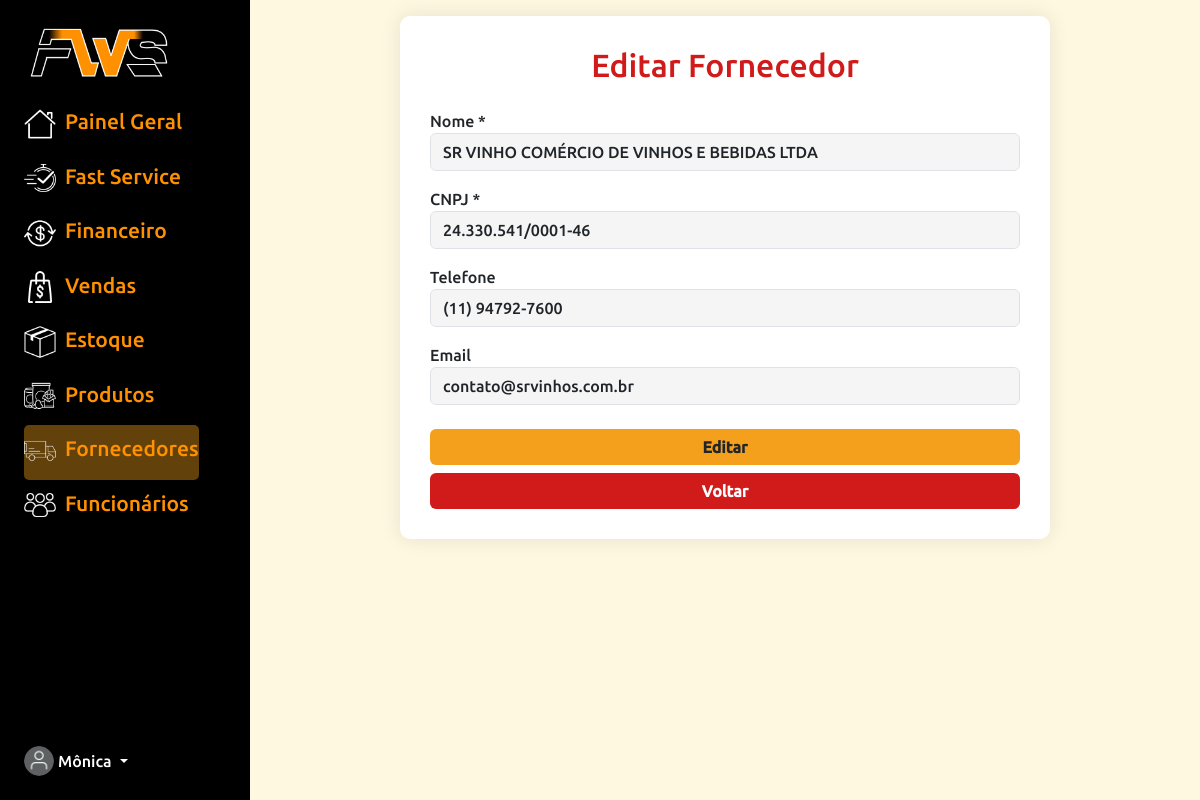
The page /FWS_ADM/fornecedores/HTML/editar_fornecedor.php?id=1 (signed in) on the database its author committed.
### tables this page shows
CREATE TABLE IF NOT EXISTS `funcionarios` (
  `id` int(11) NOT NULL AUTO_INCREMENT,
  `nome` varchar(100) NOT NULL,
  `cpf` varchar(14) NOT NULL,
  `email` varchar(100) NOT NULL,
  `senha` varchar(255) NOT NULL,
  `nivel_permissao` tinyint(4) NOT NULL,
  `criado_em` timestamp NULL DEFAULT CURRENT_TIMESTAMP,
  `ultimo_login` datetime DEFAULT NULL,
  `ativo` tinyint(1) DEFAULT '1',
  PRIMARY KEY (`id`),
  UNIQUE KEY `cpf` (`cpf`),
  UNIQUE KEY `email` (`email`)
);

CREATE TABLE IF NOT EXISTS `fornecedores` (
  `id` int(11) NOT NULL AUTO_INCREMENT,
  `nome` varchar(150) NOT NULL,
  `cnpj` varchar(14) NOT NULL,
  `telefone` varchar(20) NOT NULL,
  `email` varchar(100) NOT NULL,
  PRIMARY KEY (`id`),
  UNIQUE KEY `cnpj` (`cnpj`)
);

### FWS_ADM/fornecedores/HTML/editar_fornecedor.php (the view, shortened to what this page needs)
<?php
include "../../conn.php";
$id = $_SESSION['usuario_id_ADM'];
$stmt = $sql->prepare("SELECT nome FROM funcionarios WHERE id = ?");
$stmt->bind_param("i", $id);
$stmt->execute();
$stmt->bind_result($nome_adm);
$nome_adm = explode(" ", trim($nome_adm))[0];
$id = intval($_GET['id']);
$stmt = $sql->prepare("SELECT nome, cnpj, telefone, email FROM fornecedores WHERE id = ?");
$stmt->bind_param("i", $id);
$stmt->execute();
$stmt->store_result();
$stmt->bind_result($nome, $cnpj, $telefone, $email);
$pagina = 'fornecedores';
?>
<!DOCTYPE html>
<html lang="pt-br">
<head>
    <link href="https://cdn.jsdelivr.net/npm/bootstrap@5.3.3/dist/css/bootstrap.min.css" rel="stylesheet">
  <link rel="stylesheet" href="../../menu_principal/CSS/menu_principal.css">
</head>
<body>
    <div class="container-fluid">
        <div class="row flex-nowrap">
            <div class="col-auto px-sm-2 px-0 bg-dark" id="fund">
                <div class="d-flex flex-column align-items-center align-items-sm-start px-3 pt-2 text-white min-vh-100"
                    id="menu">
                    <ul class="nav nav-pills flex-column mb-sm-auto mb-0 align-items-center align-items-sm-start">
                        <li id="logo-linha"><img src="../../menu_principal/IMG/logo_linhas.png"></li>
                        <li class="nav-item">
                            <a href="/fws/FWS_ADM/menu_principal/HTML/menu_principal1.php"
                                class="nav-link align-middle px-0 <?php if($pagina=='painel') echo 'active'; ?>" id="cor-fonte">
                                <img src="../../menu_principal/IMG/painelgeral.png">
                                <span class="ms-1 d-none d-sm-inline">Painel Geral</span>
                            </a>
                        </li>
                        <li><a href="/fws/FWS_ADM/fast_service/HTML/fast_service.php" class="nav-link align-middle px-0 <?php if($pagina=='fast') echo 'active'; ?>" id="cor-fonte">
                                <img src="../../menu_principal/IMG/fastservice.png">
                                <span class="ms-1 d-none d-sm-inline">Fast Service</span>
                            </a></li>
                        <li><a href="/fws/FWS_ADM/menu_financeiro/HTML/menu_financeiro.php" class="nav-link align-middle px-0 <?php if($pagina=='financeiro') echo 'active'; ?>" id="cor-fonte">
                                <img src="../../menu_principal/IMG/financeiro.png">
                                <span class="ms-1 d-none d-sm-inline">Financeiro</span>
                            </a></li>
                        <li><a href="/fws/FWS_ADM/menu_vendas/HTML/menu_venda.php" class="nav-link align-middle px-0 <?php if($pagina=='vendas') echo 'active'; ?>" id="cor-fonte">
                                <img src="../../menu_principal/IMG/vendaspai.png">
                                <span class="ms-1 d-none d-sm-inline">Vendas</span>
                            </a></li>
                        <li><a href="/fws/FWS_ADM/estoque/HTML/estoque.php" class="nav-link align-middle px-0 <?php if($pagina=='estoque') echo 'active'; ?>"
                                id="cor-fonte">
                                <img src="../../menu_principal/IMG/estoque.png">
                                <span class="ms-1 d-none d-sm-inline">Estoque</span>
                            </a></li>
                        <li><a href="/fws/FWS_ADM/produtos/HTML/lista_produtos.php"
                                class="nav-link align-middle px-0 <?php if($pagina=='produtos') echo 'active'; ?>" id="cor-fonte">
                                <img src="../../menu_principal/IMG/produtos.png">
                                <span class="ms-1 d-none d-sm-inline">Produtos</span>
                            </a></li>
                        <li><a href="/fws/FWS_ADM/fornecedores/HTML/lista_fornecedores.php"
                                class="nav-link align-middle px-0 <?php if($pagina=='fornecedores') echo 'active'; ?>" id="cor-fonte">
                                <img src="../../menu_principal/IMG/fornecedor.png">
                                <span class="ms-1 d-none d-sm-inline">Fornecedores</span>
                            </a></li>
                        <li><a href="/fws/FWS_ADM/funcionarios/HTML/menu_funcionarios.php" class="nav-link align-middle px-0 <?php if($pagina=='funcionarios') echo 'active'; ?>" id="cor-fonte">
                                <img src="../../menu_principal/IMG/funcionarios.png">
                                <span class="ms-1 d-none d-sm-inline">Funcionários</span>
                            </a></li>
                    </ul>
                    <div class="dropdown pb-4">
                        <a href="#" class="d-flex align-items-center text-white text-decoration-none dropdown-toggle"
                            data-bs-toggle="dropdown">
                            <img src="../../fotodeperfiladm.png" width="30" height="30" class="rounded-circle">
                            <span class="d-none d-sm-inline mx-1"><?= $nome_adm ?></span>
                        </a>
                    </div>
                </div>
            </div>
            <div class="col py-3" id="conteudo-principal">
                <div class="container">
                    <h2>Editar Fornecedor</h2>
                    <form method="POST" id="formEditar">
                        <label>Nome *</label>
                        <input type="text" name="nome" id="nome" class="form-control"
                            value="<?= htmlspecialchars($nome); ?>" readonly>
                        <label class="mt-3">CNPJ *</label>
                        <input type="text" id="cnpj" class="form-control" value="<?= htmlspecialchars($cnpj); ?>"
                            readonly>
                        <label class="mt-3">Telefone</label>
                        <input type="text" id="telefone" name="telefone" class="form-control"
                            value="<?= htmlspecialchars($telefone); ?>" readonly>
                        <label class="mt-3">Email</label>
                        <input type="email" name="email" id="email" class="form-control"
                            value="<?= htmlspecialchars($email); ?>" readonly>
                        <button type="button" id="btnEditar" class="btn btn-edit mt-4">Editar</button>
                        <a href="lista_fornecedores.php" id="btnVoltar" class="btn btn-secondary mt-2">Voltar</a>
                    </form>
                </div>
            </div>
        </div>
    </div>
</body>
</html>

### FWS_ADM/menu_principal/CSS/menu_principal.css (style rules this page uses)
.col { margin-left: 250px; }
#menu { background-color: black; }
#fund { background-color: black !important; position: fixed; left: 0; top: 0; height: 100vh; overflow-y: auto; z-index: 1000; }
#cor-fonte { color: #ff9100; font-size: 21px; padding-bottom: 13px; }
#cor-fonte img { width: 32px; }
#logo-linha img { width: 150px; }
.nav-link { width: 100%; display: block; border-radius: 10px; }
.nav-link.active { background-color: #f4a21d67 !important; border-radius: 5px; }

### FWS_ADM/fornecedores/HTML/editar_fornecedor.php (style rules this page uses)
body { background-color: #fff8e1; margin: 0; }
#fund { position: fixed; top: 0; left: 0; height: 100vh; width: 250px; background-color: black !important; overflow-y: auto; z-index: 1000; }
#menu { background-color: black; }
#fund { background-color: black !important; }
#cor-fonte { color: #ff9100; font-size: 21px; padding-bottom: 13px; }
#cor-fonte img { width: 32px; }
#logo-linha img { width: 150px; }
.nav-link { width: 100%; display: block; border-radius: 10px; }
.nav-link.active { background-color: #f4a21d67 !important; border-radius: 5px; }
#conteudo-principal { margin-left: 250px; padding: 40px; }
.container { max-width: 650px; background: white; padding: 30px; border-radius: 10px; box-shadow: 0 0 20px rgba(0, 0, 0, 0.1); }
h2 { text-align: center; color: #d11b1b; margin-bottom: 25px; }
input[readonly] { background-color: #f5f5f5 !important; cursor: not-allowed; }
.btn-edit { background-color: #f4a01d; font-weight: bold; border: none; width: 100%; }
.btn-secondary { background-color: #d11b1b; border: none; color: white; font-weight: bold; width: 100%; margin-top: 10px; }

### rows shown on the page
funcionarios: nome "Mônica"
fornecedores: nome "SR VINHO COMÉRCIO DE VINHOS E BEBIDAS LTDA", cnpj "24.330.541/0001-46", telefone "(11) 94792-7600", email "contato@srvinhos.com.br"
